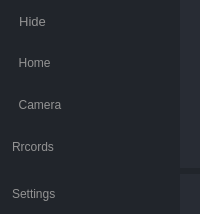
          <widget class="QFrame" name="frame_side_menue">
           <property name="minimumSize">
            <size>
             <width>0</width>
             <height>0</height>
            </size>
           </property>
           <property name="maximumSize">
            <size>
             <width>8788822</width>
             <height>16777215</height>
            </size>
           </property>
           <property name="styleSheet">
            <string notr="true">border:0px solid ;
border-radius: 0px;
background-color: rgb(33, 37, 43);
border-color: rgb(33, 37, 43);
</string>
           </property>
           <property name="frameShape">
            <enum>QFrame::StyledPanel</enum>
           </property>
           <property name="frameShadow">
            <enum>QFrame::Raised</enum>
           </property>
           <layout class="QVBoxLayout" name="verticalLayout_3">
            <property name="leftMargin">
             <number>0</number>
            </property>
            <property name="topMargin">
             <number>0</number>
            </property>
            <property name="rightMargin">
             <number>0</number>
            </property>
            <property name="bottomMargin">
             <number>0</number>
            </property>
            <item alignment="Qt::AlignTop">
             <widget class="QFrame" name="frame_btn_side_menue">
              <property name="minimumSize">
               <size>
                <width>0</width>
                <height>140</height>
               </size>
              </property>
              <property name="maximumSize">
               <size>
                <width>16777215</width>
                <height>300</height>
               </size>
              </property>
              <property name="layoutDirection">
               <enum>Qt::LeftToRight</enum>
              </property>
              <property name="styleSheet">
               <string notr="true">border:0px solid ;
border-color: rgb(85, 85, 255);
background-color: rgb(40, 44, 52);</string>
              </property>
              <property name="frameShape">
               <enum>QFrame::NoFrame</enum>
              </property>
              <property name="frameShadow">
               <enum>QFrame::Raised</enum>
              </property>
              <property name="lineWidth">
               <number>-1</number>
              </property>
              <layout class="QVBoxLayout" name="verticalLayout_2">
               <property name="spacing">
                <number>0</number>
               </property>
               <property name="leftMargin">
                <number>0</number>
               </property>
               <property name="topMargin">
                <number>0</number>
               </property>
               <property name="rightMargin">
                <number>0</number>
               </property>
               <property name="bottomMargin">
                <number>0</number>
               </property>
               <item alignment="Qt::AlignLeft">
                <widget class="QPushButton" name="btn_menue_hide">
                 <property name="sizePolicy">
                  <sizepolicy hsizetype="Expanding" vsizetype="Fixed">
                   <horstretch>0</horstretch>
                   <verstretch>0</verstretch>
                  </sizepolicy>
                 </property>
                 <property name="minimumSize">
                  <size>
                   <width>180</width>
                   <height>42</height>
                  </size>
                 </property>
                 <property name="maximumSize">
                  <size>
                   <width>16777215</width>
                   <height>42</height>
                  </size>
                 </property>
                 <property name="font">
                  <font>
                   <family>Arial</family>
                   <pointsize>10</pointsize>
                   <weight>50</weight>
                   <italic>false</italic>
                   <bold>false</bold>
                  </font>
                 </property>
                 <property name="cursor">
                  <cursorShape>PointingHandCursor</cursorShape>
                 </property>
                 <property name="styleSheet">
                  <string notr="true">
QPushButton{
background-color: rgb(33, 37, 43);
text-align: left;
padding-left: 12px;
margin: 0px;	
color: rgb(147, 147, 147);
font: 10pt &quot;Arial&quot;;
/*border-radius: 3px;
	color: rgb(255, 255, 255);



*/
border:0px solid ;
border-radius: 0px;

	border-color: rgb(40, 44, 52);
}


QPushButton:hover{
background-color: rgb(40, 44, 52);
border:2px solid ;
	border-color: rgb(40, 44, 52);
	border-left-color: rgb(255, 0, 255);
text-align: left;
padding-left: 18px;
margin: 0px;
	color: rgb(249, 249, 249);


}
QPushButton:pressed{
background-color: rgb(40, 44, 52);
border:2px solid ;
	border-color: rgb(40, 44, 52);
	border-left-color: rgb(255, 0, 255);
text-align: left;
padding-left: 18px;
margin: 0px;
	color: rgb(249, 249, 249);

}
</string>
                 </property>
                 <property name="text">
                  <string>  Hide</string>
                 </property>
                 <property name="icon">
                  <iconset>
                   <normaloff>icon/icon_menu.png</normaloff>icon/icon_menu.png</iconset>
                 </property>
                 <property name="iconSize">
                  <size>
                   <width>20</width>
                   <height>20</height>
                  </size>
                 </property>
                 <property name="autoDefault">
                  <bool>false</bool>
                 </property>
                </widget>
               </item>
               <item alignment="Qt::AlignLeft">
                <widget class="QPushButton" name="btn_menue_home">
                 <property name="minimumSize">
                  <size>
                   <width>180</width>
                   <height>42</height>
                  </size>
                 </property>
                 <property name="maximumSize">
                  <size>
                   <width>16777215</width>
                   <height>42</height>
                  </size>
                 </property>
                 <property name="cursor">
                  <cursorShape>PointingHandCursor</cursorShape>
                 </property>
                 <property name="styleSheet">
                  <string notr="true">
QPushButton{
background-color: rgb(33, 37, 43);
text-align: left;
padding-left: 12px;
margin: 0px;	
color: rgb(147, 147, 147);
font: 10pt &quot;Arial&quot;;
/*border-radius: 3px;
	color: rgb(255, 255, 255);



*/
border:0px solid ;
border-radius: 0px;

	border-color: rgb(40, 44, 52);
}


QPushButton:hover{
background-color: rgb(40, 44, 52);
border:2px solid ;
	border-color: rgb(40, 44, 52);
	border-left-color: rgb(255, 0, 255);
text-align: left;
padding-left: 18px;
margin: 0px;
	color: rgb(249, 249, 249);


}
QPushButton:pressed{
background-color: rgb(40, 44, 52);
border:2px solid ;
	border-color: rgb(40, 44, 52);
	border-left-color: rgb(255, 0, 255);
text-align: left;
padding-left: 18px;
margin: 0px;
	color: rgb(249, 249, 249);

}
</string>
                 </property>
                 <property name="text">
                  <string>  Home</string>
                 </property>
                 <property name="icon">
                  <iconset>
                   <normaloff>icon/Apps-Home-icon.png</normaloff>icon/Apps-Home-icon.png</iconset>
                 </property>
                 <property name="iconSize">
                  <size>
                   <width>20</width>
                   <height>20</height>
                  </size>
                 </property>
                </widget>
               </item>
               <item alignment="Qt::AlignLeft">
                <widget class="QPushButton" name="btn_menue_camera">
                 <property name="minimumSize">
                  <size>
                   <width>180</width>
                   <height>42</height>
                  </size>
                 </property>
                 <property name="maximumSize">
                  <size>
                   <width>16777215</width>
                   <height>42</height>
                  </size>
                 </property>
                 <property name="cursor">
                  <cursorShape>PointingHandCursor</cursorShape>
                 </property>
                 <property name="styleSheet">
                  <string notr="true">
QPushButton{
background-color: rgb(33, 37, 43);
text-align: left;
padding-left: 12px;
margin: 0px;	
color: rgb(147, 147, 147);
font: 10pt &quot;Arial&quot;;
/*border-radius: 3px;
	color: rgb(255, 255, 255);



*/
border:0px solid ;
border-radius: 0px;

	border-color: rgb(40, 44, 52);
}


QPushButton:hover{
background-color: rgb(40, 44, 52);
border:2px solid ;
	border-color: rgb(40, 44, 52);
	border-left-color: rgb(255, 0, 255);
text-align: left;
padding-left: 18px;
margin: 0px;
	color: rgb(249, 249, 249);

}
QPushButton:pressed{
background-color: rgb(40, 44, 52);
border:2px solid ;
	border-color: rgb(40, 44, 52);
	border-left-color: rgb(255, 0, 255);
text-align: left;
padding-left: 18px;
margin: 0px;
	color: rgb(249, 249, 249);

}
</string>
                 </property>
                 <property name="text">
                  <string>  Camera</string>
                 </property>
                 <property name="icon">
                  <iconset resource="icon/resourse_1.qrc">
                   <normaloff>:/newPrefix/icons/cil-camera.png</normaloff>:/newPrefix/icons/cil-camera.png</iconset>
                 </property>
                 <property name="iconSize">
                  <size>
                   <width>20</width>
                   <height>20</height>
                  </size>
                 </property>
                </widget>
               </item>
               <item alignment="Qt::AlignLeft">
                <widget class="QPushButton" name="btn_menue_records">
                 <property name="minimumSize">
                  <size>
                   <width>180</width>
                   <height>42</height>
                  </size>
                 </property>
                 <property name="maximumSize">
                  <size>
                   <width>16777215</width>
                   <height>42</height>
                  </size>
                 </property>
                 <property name="cursor">
                  <cursorShape>PointingHandCursor</cursorShape>
                 </property>
                 <property name="styleSheet">
                  <string notr="true">
QPushButton{
background-color: rgb(33, 37, 43);
text-align: left;
padding-left: 12px;
margin: 0px;	
color: rgb(147, 147, 147);
font: 10pt &quot;Arial&quot;;
/*border-radius: 3px;
	color: rgb(255, 255, 255);



*/
border:0px solid ;
border-radius: 0px;

	border-color: rgb(40, 44, 52);
}


QPushButton:hover{
background-color: rgb(40, 44, 52);
border:2px solid ;
	border-color: rgb(40, 44, 52);
	border-left-color: rgb(255, 0, 255);
text-align: left;
padding-left: 18px;
margin: 0px;
	color: rgb(249, 249, 249);


}
QPushButton:pressed{
background-color: rgb(40, 44, 52);
border:2px solid ;
	border-color: rgb(40, 44, 52);
	border-left-color: rgb(255, 0, 255);
text-align: left;
padding-left: 18px;
margin: 0px;
	color: rgb(249, 249, 249);

}
</string>
                 </property>
                 <property name="text">
                  <string>Rrcords</string>
                 </property>
                 <property name="icon">
                  <iconset resource="icon/resourse_1.qrc">
                   <normaloff>:/newPrefix/icons/cil-calendar-check.png</normaloff>:/newPrefix/icons/cil-calendar-check.png</iconset>
                 </property>
                 <property name="iconSize">
                  <size>
                   <width>20</width>
                   <height>20</height>
                  </size>
                 </property>
                </widget>
               </item>
              </layout>
             </widget>
            </item>
            <item>
             <widget class="QFrame" name="frame_settings">
              <property name="minimumSize">
               <size>
                <width>0</width>
                <height>40</height>
               </size>
              </property>
              <property name="maximumSize">
               <size>
                <width>16777215</width>
                <height>40</height>
               </size>
              </property>
              <property name="styleSheet">
               <string notr="true">border:0px solid ;
border-color: rgb(85, 85, 255);
background-color: rgb(40, 44, 52);</string>
              </property>
              <property name="frameShape">
               <enum>QFrame::StyledPanel</enum>
              </property>
              <property name="frameShadow">
               <enum>QFrame::Raised</enum>
              </property>
              <layout class="QVBoxLayout" name="verticalLayout_4">
               <property name="spacing">
                <number>0</number>
               </property>
               <property name="leftMargin">
                <number>0</number>
               </property>
               <property name="topMargin">
                <number>0</number>
               </property>
               <property name="rightMargin">
                <number>0</number>
               </property>
               <property name="bottomMargin">
                <number>0</number>
               </property>
               <item alignment="Qt::AlignLeft">
                <widget class="QPushButton" name="btn_settings">
                 <property name="minimumSize">
                  <size>
                   <width>180</width>
                   <height>40</height>
                  </size>
                 </property>
                 <property name="maximumSize">
                  <size>
                   <width>16777215</width>
                   <height>40</height>
                  </size>
                 </property>
                 <property name="cursor">
                  <cursorShape>PointingHandCursor</cursorShape>
                 </property>
                 <property name="styleSheet">
                  <string notr="true">
QPushButton{
background-color: rgb(33, 37, 43);
text-align: left;
padding-left: 12px;
margin: 0px;	
color: rgb(147, 147, 147);
font: 10pt &quot;Arial&quot;;
/*border-radius: 3px;
	color: rgb(255, 255, 255);



*/
border:0px solid ;
border-radius: 0px;

	border-color: rgb(40, 44, 52);
}


QPushButton:hover{
background-color: rgb(40, 44, 52);
border:2px solid ;
	border-color: rgb(40, 44, 52);
	border-left-color: rgb(255, 0, 255);
text-align: left;
padding-left: 18px;
margin: 0px;
	color: rgb(249, 249, 249);


}
QPushButton:pressed{
background-color: rgb(40, 44, 52);
border:2px solid ;
	border-color: rgb(40, 44, 52);
	border-left-color: rgb(255, 0, 255);
text-align: left;
padding-left: 18px;
margin: 0px;
	color: rgb(249, 249, 249);

}
</string>
                 </property>
                 <property name="text">
                  <string>Settings</string>
                 </property>
                 <property name="icon">
                  <iconset>
                   <normaloff>icon/cil-settings.png</normaloff>icon/cil-settings.png</iconset>
                 </property>
                 <property name="iconSize">
                  <size>
                   <width>16</width>
                   <height>16</height>
                  </size>
                 </property>
                </widget>
               </item>
              </layout>
             </widget>
            </item>
           </layout>
          </widget>
